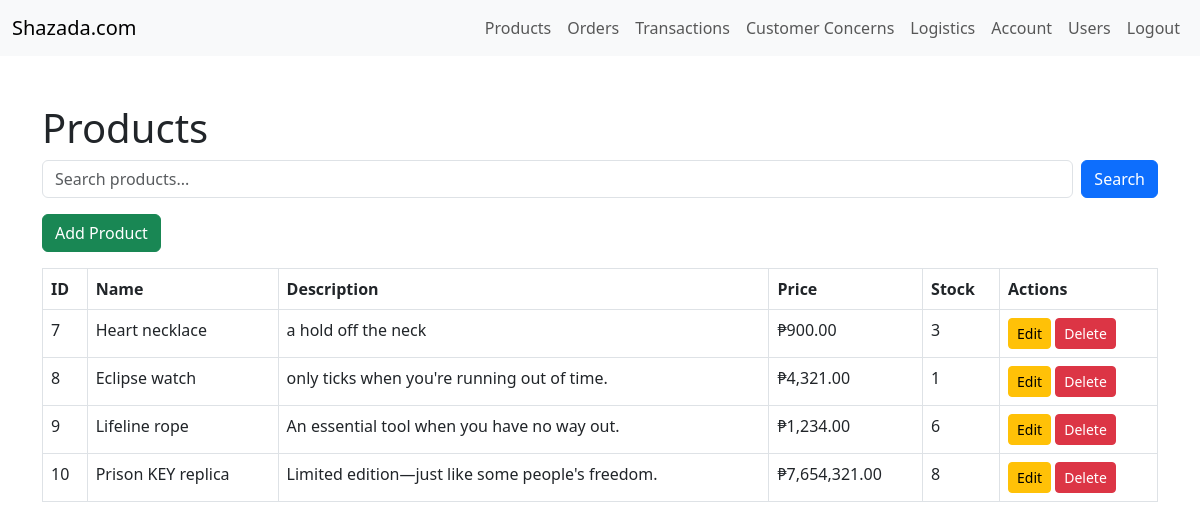
/admin/products.php (signed in), run on the app's committed database.
### tables this page shows
CREATE TABLE `products` (
  `product_id` int(11) NOT NULL,
  `name` varchar(100) NOT NULL,
  `description` text NOT NULL,
  `price` decimal(10,2) NOT NULL,
  `stock` int(11) NOT NULL,
  `images` longtext DEFAULT NULL CHECK (json_valid(`images`)),
  `main_image` varchar(255) DEFAULT NULL,
  `created_at` timestamp NOT NULL DEFAULT current_timestamp()
);

### admin/products.php (the view, shortened to what this page needs)
<?php
include '../includes/db.php';
$search = '';
if (isset($_GET['search'])) {
    $search = $_GET['search'];
    $stmt = $conn->prepare("SELECT * FROM products WHERE name LIKE ?");
    $stmt->execute(["%$search%"]);
} else {
    $stmt = $conn->query("SELECT * FROM products");
}
$products = $stmt->fetchAll();
?>
<!DOCTYPE html>
<html lang="en">
<head>
    <link href="https://cdn.jsdelivr.net/npm/bootstrap@5.3.0/dist/css/bootstrap.min.css" rel="stylesheet">
</head>
<body>
    <nav class="navbar navbar-expand-lg navbar-light bg-light">
        <div class="container-fluid">
            <a class="navbar-brand" href="dashboard.php">Shazada.com</a>
            <div class="collapse navbar-collapse" id="navbarNav">
                <ul class="navbar-nav ms-auto">
                    <li class="nav-item">
                        <a class="nav-link" href="products.php">Products</a>
                    </li>
                    <li class="nav-item">
                        <a class="nav-link" href="orders.php">Orders</a>
                    </li>
                    <li class="nav-item">
                        <a class="nav-link" href="transactions.php">Transactions</a>
                    </li>
                    <li class="nav-item">
                        <a class="nav-link" href="concerns.php">Customer Concerns</a>
                    </li>
                    <li class="nav-item">
                        <a class="nav-link" href="logistics.php">Logistics</a>
                    </li>
                    <li class="nav-item">
                        <a class="nav-link" href="account.php">Account</a>
                    </li>
                    <li class="nav-item">
                        <a class="nav-link" href="users.php">Users</a>
                    </li>
                    <li class="nav-item">
                        <a class="nav-link" href="../logout.php">Logout</a>
                    </li>
                </ul>
            </div>
        </div>
    </nav>
    <div class="container mt-5">
        <h1>Products</h1>
        <div class="mb-3">
            <form method="GET" class="d-flex">
                <input type="text" name="search" class="form-control me-2" placeholder="Search products..." value="<?php echo htmlspecialchars($search); ?>">
                <button type="submit" class="btn btn-primary">Search</button>
            </form>
        </div>
        <a href="add_product.php" class="btn btn-success mb-3">Add Product</a>
        <table class="table table-bordered">
            <thead>
                <tr>
                    <th>ID</th>
                    <th>Name</th>
                    <th>Description</th>
                    <th>Price</th>
                    <th>Stock</th>
                    <th>Actions</th>
                </tr>
            </thead>
            <tbody>
                <?php foreach ($products as $product): ?>
                    <tr>
                        <td><?php echo $product['product_id']; ?></td>
                        <td><?php echo htmlspecialchars($product['name']); ?></td>
                        <td><?php echo htmlspecialchars($product['description']); ?></td>
                        <td>₱<?php echo number_format($product['price'], 2); ?></td>
                        <td><?php echo $product['stock']; ?></td>
                        <td>
                            <a href="edit_product.php?id=<?php echo $product['product_id']; ?>" class="btn btn-warning btn-sm">Edit</a>
                            <a href="products.php?delete=<?php echo $product['product_id']; ?>" class="btn btn-danger btn-sm" onclick="return confirm('Are you sure you want to delete this product?')">Delete</a>
                        </td>
                    </tr>
                <?php endforeach; ?>
            </tbody>
        </table>
    </div>
</body>
</html>

### data on the page
products: product_id "7", name "Heart necklace", description "a hold off the neck", price "900.00", stock "3"
products: product_id "8", name "Eclipse watch", description "only ticks when you're running out of time.", price "4,321.00", stock "1"
products: product_id "9", name "Lifeline rope", description "An essential tool when you have no way out.", price "1,234.00", stock "6"
products: product_id "10", name "Prison KEY replica", description "Limited edition—just like some people's freedom.", price "7,654,321.00", stock "8"
